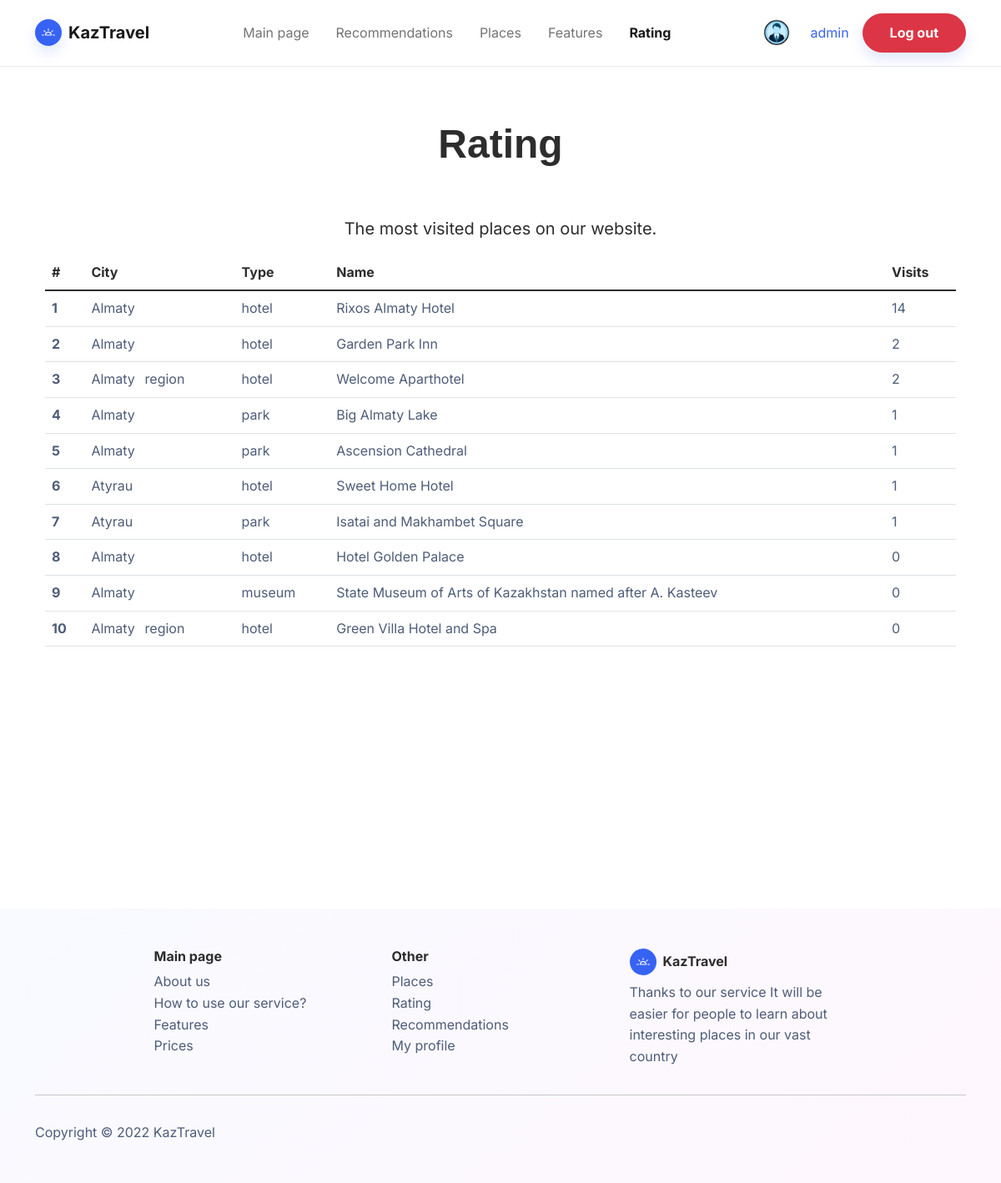
Before: /rating (signed in) with the older database file.
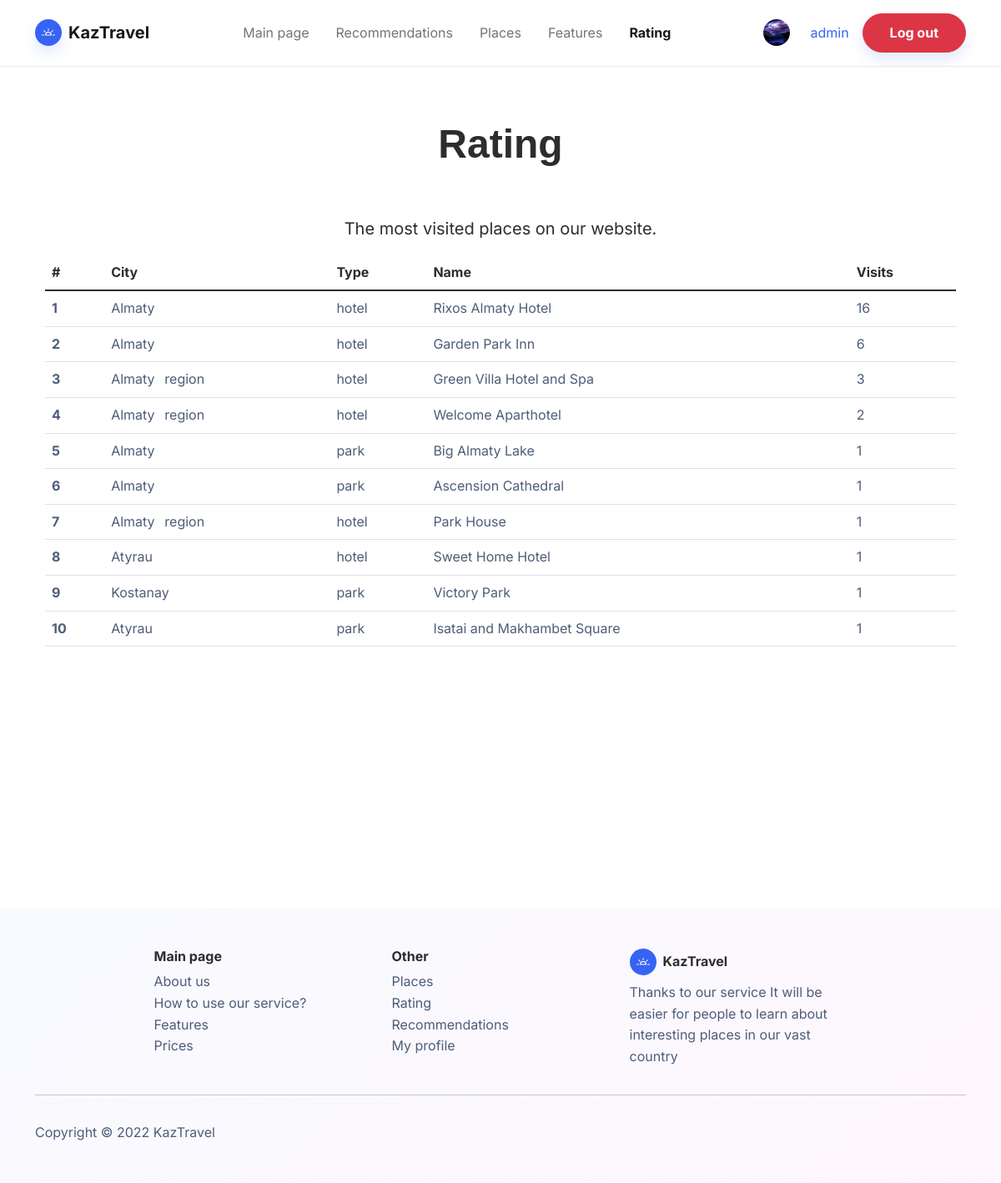
After: the same page with the newer database file.
### project/models.py (models this page shows, shortened)
class Profile(models.Model):
    user = models.OneToOneField(User, on_delete=models.CASCADE)
    username = models.CharField(max_length=25, default='user')
    firstname = models.CharField(max_length=25, default='firstname', blank=False)
    lastname = models.CharField(max_length=25, default='lastname', blank=False)
    auth_token = models.CharField(max_length=100)
    is_verified = models.BooleanField(default=False)
    created_at = models.DateTimeField(auto_now_add=True)
    avatar = ImageField(verbose_name='Photo', null=True, max_length=100, upload_to='images/avatars', default='images/avatars/user.webp')

class Places(models.Model):
    name = models.TextField(verbose_name='Name:', max_length=300)
    description = models.TextField(verbose_name='Description:', max_length=1000)
    price = models.TextField(verbose_name='Price:', max_length=50)
    city = models.CharField(verbose_name='City', choices=City, max_length=40)
    type = models.CharField(verbose_name='Type', choices=Type, max_length=40)
    recommend_1 = models.BooleanField(default=False)
    recommend_2 = models.BooleanField(default=False)
    visits = models.IntegerField(default=0)
    pic = ImageField(verbose_name='Picture', null=True, blank=True, max_length=100, upload_to='images/places', default='images/places/default_place.png')
    class Meta:
        verbose_name = 'Place'
        verbose_name_plural = 'Places'

### project/views.py (the view)
# urls.py: path('rating', rating, name='rating'),
@login_required(login_url='/login/')
def rating(request):
    template = 'rating.html'
    context = {
        'list_places': Places.objects.all().order_by('-visits')[:10],
        'profile': Profile.objects.filter(username=request.user.username).first()
    }
    return render(request, template, context)

### project/templates/rating.html (shortened to what the changed rows need)
<!doctype html>
<html lang="en">
<head>
    {% load static %}
    <link href="https://cdn.jsdelivr.net/npm/bootstrap@5.1.3/dist/css/bootstrap.min.css" rel="stylesheet">
     <link href="{% static 'css/places.css' %}" rel="stylesheet" type="text/css">
     <link href="{% static 'css/bootstrap.min.css' %}" rel="stylesheet" type="text/css">
</head>
<body>
<nav class="navbar navbar-light navbar-expand-md fixed-top navbar-shrink py-3" id="mainNav">
    <div class="container">
        <div class="collapse navbar-collapse" id="navcol-1">
           {% if not request.user.is_authenticated%}
            <a class="btn btn-primary shadow" role="button" href="/register">Sign up</a>
            {% else %}
            <a title="My profile" href="/profile"><img style="margin-left: 15px;" src="{{MEDIA_URL}}{{ profile.avatar.url}}" alt="" width="32" height="32" class="rounded-circle me-2"></a>
            <a title="My profile" href="/profile"><span class="nav-link">{{ request.user }}</span></a>
            <a class="btn btn-danger shadow" role="button" href="/logout">Log out</a>
            {% endif %}
        </div>
    </div>
</nav>
  <section class="main-part color-b" id="about_us">
    <div class="container px-4 py-5">
        <h1 class=" t-white" style="text-align: center;font-family:'Montserrat', sans-serif;font-size:3em;font-weight: bold;padding-bottom: 1em;">Rating</h1>
        <table class="table ">
            <thead>
    <tr>
      <th scope="col">#</th>
      <th scope="col">City</th>
      <th scope="col">Type</th>
      <th scope="col">Name</th>
      <th scope="col">Visits</th>
    </tr>
  </thead>
  <tbody>
  {% for i in list_places %}
    <tr class="table-hover">
      <th scope="row"><a class="name-hover" href="{% url 'place_detail' i.id %}">{{forloop.counter}}</a></th>
      <td><a class="name-hover" href="{% url 'place_detail' i.id %}">{{i.city}}</a></td>
      <td><a class="name-hover" href="{% url 'place_detail' i.id %}">{{i.type}}</a></td>
        <td>
            <a class="name-hover" href="{% url 'place_detail' i.id %}">{{i.name}}</a>
        </td>
      <td><a class="name-hover" href="{% url 'place_detail' i.id %}">{{i.visits}}</a></td>
    </tr>
  {% endfor %}
  </tbody>
</table>
    </div>
</section>
</body>
</html>

Changed rows visible on the page:
no longer on this page (row unchanged): Places: city "Almaty", type "hotel", name "Hotel Golden Palace", visits "0"
no longer on this page (row unchanged): Places: city "Almaty", type "museum", name "State Museum of Arts of Kazakhstan named after A. Kasteev", visits "0"
changed Profile: avatar: picture added in place of a placeholder
changed Places "Rixos Almaty Hotel": visits "14" → "16"
changed Places "Garden Park Inn": visits "2" → "6"
changed Places "Green Villa Hotel and Spa": visits "0" → "3"; moves up the list
now on this page (row edited): Places: city "Almaty⠀region", type "hotel", name "Park House", visits "1"
now on this page (row edited): Places: city "Kostanay", type "park", name "Victory Park", visits "1"
